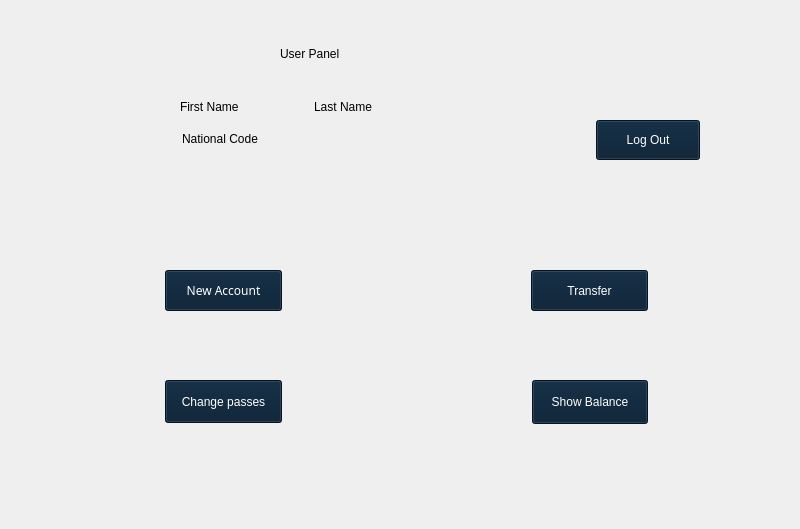
<?xml version="1.0" encoding="UTF-8"?>
<ui version="4.0">
 <class>UserPanel</class>
 <widget class="QWidget" name="UserPanel">
  <property name="geometry">
   <rect>
    <x>0</x>
    <y>0</y>
    <width>800</width>
    <height>529</height>
   </rect>
  </property>
  <property name="minimumSize">
   <size>
    <width>800</width>
    <height>529</height>
   </size>
  </property>
  <property name="maximumSize">
   <size>
    <width>800</width>
    <height>529</height>
   </size>
  </property>
  <property name="windowTitle">
   <string>User Panel</string>
  </property>
  <property name="styleSheet">
   <string notr="true"/>
  </property>
  <widget class="QLabel" name="userPanelLabel">
   <property name="geometry">
    <rect>
     <x>280</x>
     <y>23</y>
     <width>251</width>
     <height>61</height>
    </rect>
   </property>
   <property name="styleSheet">
    <string notr="true">color: rgb(0, 0, 0);
font: 700 30pt &quot;Myanmar Text&quot;;</string>
   </property>
   <property name="text">
    <string>User Panel </string>
   </property>
  </widget>
  <widget class="QWidget" name="horizontalLayoutWidget">
   <property name="geometry">
    <rect>
     <x>180</x>
     <y>81</y>
     <width>261</width>
     <height>51</height>
    </rect>
   </property>
   <layout class="QHBoxLayout" name="horizontalLayout">
    <item>
     <widget class="QLabel" name="firstNameLabel">
      <property name="styleSheet">
       <string notr="true">color: rgb(0, 0, 0);
font: 14pt &quot;Myanmar Text&quot;;</string>
      </property>
      <property name="text">
       <string>First Name </string>
      </property>
     </widget>
    </item>
    <item>
     <widget class="QLabel" name="lastNameLabel">
      <property name="styleSheet">
       <string notr="true">color: rgb(0, 0, 0);
font: 14pt &quot;Myanmar Text&quot;;</string>
      </property>
      <property name="text">
       <string>Last Name</string>
      </property>
     </widget>
    </item>
   </layout>
  </widget>
  <widget class="QLabel" name="nationalCodeLabel">
   <property name="geometry">
    <rect>
     <x>182</x>
     <y>123</y>
     <width>211</width>
     <height>31</height>
    </rect>
   </property>
   <property name="styleSheet">
    <string notr="true">color: rgb(0, 0, 0);
font: 11pt &quot;Myanmar Text&quot;;</string>
   </property>
   <property name="text">
    <string>National Code</string>
   </property>
  </widget>
  <widget class="QPushButton" name="logoutPushButton">
   <property name="geometry">
    <rect>
     <x>596</x>
     <y>120</y>
     <width>104</width>
     <height>40</height>
    </rect>
   </property>
   <property name="cursor">
    <cursorShape>PointingHandCursor</cursorShape>
   </property>
   <property name="styleSheet">
    <string notr="true">font: 9pt &quot;Myanmar Text&quot;;
color: rgb(255, 255, 255);
background-color: rgb(4, 27, 48);</string>
   </property>
   <property name="text">
    <string>Log Out</string>
   </property>
  </widget>
  <widget class="QPushButton" name="transferPushButton">
   <property name="geometry">
    <rect>
     <x>531</x>
     <y>270</y>
     <width>117</width>
     <height>41</height>
    </rect>
   </property>
   <property name="cursor">
    <cursorShape>PointingHandCursor</cursorShape>
   </property>
   <property name="styleSheet">
    <string notr="true">background-color: rgb(4, 27, 48);
color: rgb(255, 255, 255);
font:  10pt &quot;Myanmar Text&quot;;</string>
   </property>
   <property name="text">
    <string>Transfer</string>
   </property>
  </widget>
  <widget class="QPushButton" name="showBalancePushButton">
   <property name="geometry">
    <rect>
     <x>532</x>
     <y>380</y>
     <width>116</width>
     <height>44</height>
    </rect>
   </property>
   <property name="cursor">
    <cursorShape>PointingHandCursor</cursorShape>
   </property>
   <property name="styleSheet">
    <string notr="true">background-color: rgb(4, 27, 48);
color: rgb(255, 255, 255);
font: 9pt &quot;Myanmar Text&quot;;</string>
   </property>
   <property name="text">
    <string>Show Balance</string>
   </property>
  </widget>
  <widget class="QPushButton" name="newAccountPushButton">
   <property name="geometry">
    <rect>
     <x>165</x>
     <y>270</y>
     <width>117</width>
     <height>41</height>
    </rect>
   </property>
   <property name="font">
    <font>
     <family>Myanmar Text</family>
     <pointsize>9</pointsize>
     <italic>false</italic>
     <bold>false</bold>
    </font>
   </property>
   <property name="cursor">
    <cursorShape>PointingHandCursor</cursorShape>
   </property>
   <property name="styleSheet">
    <string notr="true">background-color: rgb(4, 27, 48);
color: rgb(255, 255, 255);
font: 9pt &quot;Myanmar Text&quot;;</string>
   </property>
   <property name="text">
    <string>New Account</string>
   </property>
  </widget>
  <widget class="QPushButton" name="changPasswordPushButton">
   <property name="geometry">
    <rect>
     <x>165</x>
     <y>380</y>
     <width>117</width>
     <height>43</height>
    </rect>
   </property>
   <property name="cursor">
    <cursorShape>PointingHandCursor</cursorShape>
   </property>
   <property name="styleSheet">
    <string notr="true">background-color: rgb(4, 27, 48);
color: rgb(255, 255, 255);
font: 9pt &quot;Myanmar Text&quot;;</string>
   </property>
   <property name="text">
    <string>Change passes</string>
   </property>
  </widget>
  <widget class="QLabel" name="label">
   <property name="geometry">
    <rect>
     <x>0</x>
     <y>0</y>
     <width>800</width>
     <height>529</height>
    </rect>
   </property>
   <property name="text">
    <string/>
   </property>
   <property name="pixmap">
    <pixmap resource="background.qrc">:/image/Better User Panel.jpg</pixmap>
   </property>
  </widget>
  <zorder>label</zorder>
  <zorder>userPanelLabel</zorder>
  <zorder>horizontalLayoutWidget</zorder>
  <zorder>nationalCodeLabel</zorder>
  <zorder>logoutPushButton</zorder>
  <zorder>transferPushButton</zorder>
  <zorder>showBalancePushButton</zorder>
  <zorder>newAccountPushButton</zorder>
  <zorder>changPasswordPushButton</zorder>
 </widget>
 <resources>
  <include location="background.qrc"/>
 </resources>
 <connections/>
</ui>
